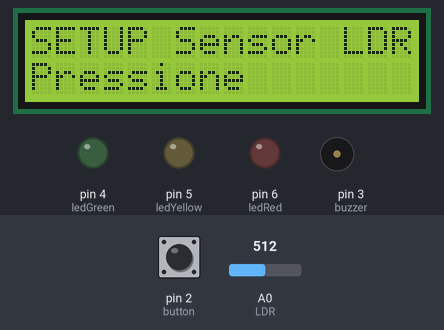
Recording of a sketch running on a simulated Arduino Uno, built with avr-gcc and run on an emulated ATmega328P. Parts: 16×2 character LCD, output pins drawn as LEDs (lit = HIGH), buzzer (waves = sounding). The test bench sets the inputs (shaded band); at power-on: pin 2 (button) HIGH, A0 (LDR) = 512.

Above: at 14.6 s.
14.7 s: pin 2 (button) pulled LOW for 0.4 s
At 15.2 s:
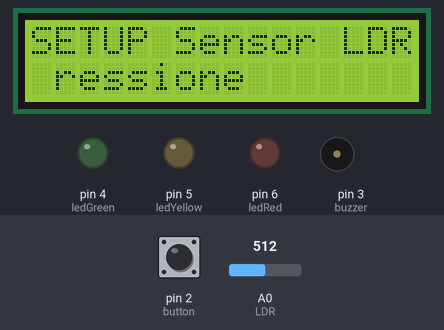
17.5 s: pin 2 (button) pulled LOW for 1 s
At 19.6 s:
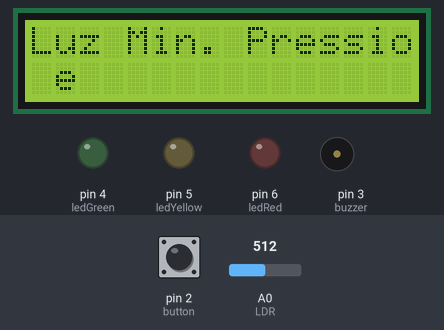
20.0 s: pin 2 (button) pulled LOW for 3.2 s
At 26.7 s:
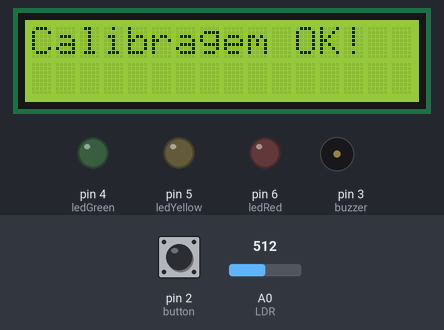
30.2 s: A0 (LDR) set to 716
At 32.4 s:
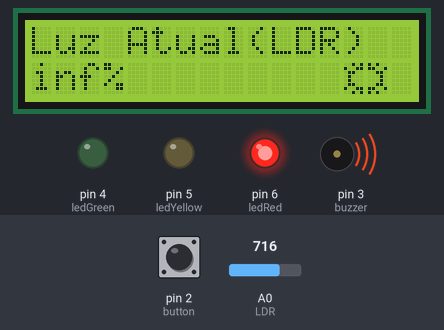
33.2 s: A0 (LDR) set to 511
At 35.8 s:
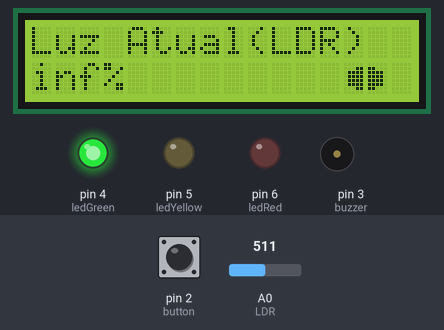
Timing chart, 0 to 37.2 s (numbered marks = the images above; inputs shaded):
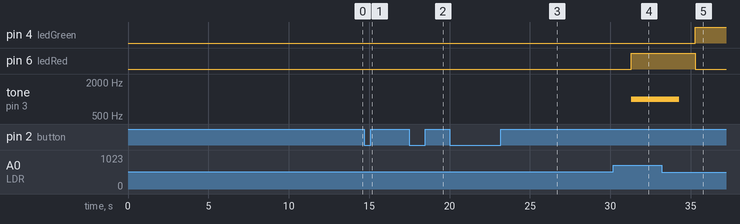

Measured:
- after the input at 14.7 s, the display: changes after 0.40 s (image 1)
- after the input at 17.5 s, the display: first differs from a run without the input after 2.1 s (image 2)
- after the input at 20.0 s, the display: first differs from a run without the input after 4.2 s (image 3 shows a later state)
- after the input at 30.2 s, the display: changes after 1.1 s (image 4)
- after the input at 33.2 s, pin 4 (ledGreen): LOW → HIGH after 2.1 s; pin 6 (ledRed): HIGH → LOW after 2.1 s; tone on pin 3 (buzzer): goes on until 34.3 s, then stays silent; the display: changes after 2.1 s (image 5)

The sketch:

vinheria_agnello.ino
```cpp
#include <LiquidCrystal.h>
#include <string.h>

LiquidCrystal lcd(12,11,10,9,8,7); //Declara os pinos usados no header LiquidCrystal

//DECLARAÇÃO DOS PINOS COMO VÁRIAVEIS
/*Uso de const short tipo - Como são váriaveis que não vão mudar seu valor
se usa constantes, também, como são números pequenos, se usa short para economizar memória*/
const short int LDR = A0;
const short int ledRed = 6;
const short int ledYellow = 5;
const short int ledGreen = 4;
const short int buzzer = 3;
const short int button = 2;
int luzMinima = 1023,luzMaxima = 0;
const int precisao = 100; // milisegundos
float velocidade = 15;

byte customChars[][8]={{
  B00000,
  B00000,
  B00000,
  B00000,
  B00000,
  B00000,
  B00000,
  B00000
},{
  B10000,
  B10000,
  B10000,
  B10000,
  B10000,
  B10000,
  B10000,
  B10000
},{//sol 1 #2
  B00000,
  B00011,
  B01111,
  B01111,
  B01111,
  B01111,
  B00011,
  B00000
},{//sol 1 #3
  B00000,
  B11000,
  B11110,
  B11110,
  B11110,
  B11110,
  B11000,
  B00000
},{//sol 2 #4
  B00000,
  B00011,
  B01100,
  B01000,
  B01000,
  B01100,
  B00011,
  B00000
},{//sol 2 #5
  B00000,
  B11000,
  B00110,
  B00010,
  B00010,
  B00110,
  B11000,
  B00000
},{//sol 3 #6
  B00101,
  B10011,
  B01100,
  B01000,
  B01000,
  B01100,
  B10011,
  B00101
},{//sol3 #7
  B10100,
  B11001,
  B00110,
  B00010,
  B00010,
  B00110,
  B11001,
  B10100
}};


void setup() {
  //Setup dos Pinos
  pinMode(LDR, INPUT);
  pinMode(ledRed, OUTPUT);
  pinMode(ledYellow, OUTPUT);
  pinMode(ledGreen, OUTPUT);
  pinMode(buzzer, OUTPUT);
  pinMode(button, INPUT_PULLUP);
  lcd.begin(16,2);


  //Animação de entrada
  char logo[] = "----Stratfy-----------------------";
  animacaoPrint(logo,200);
  delay(3000);
  transicao();

  //Chama a função que faz o setup do LDR
  setupLDR();
  delay(3000);

}

void loop() {
  float leituraLDR, somaMedia = 0, leituraLDRporCem;

  //Faz a média das leituras do LDR
  for(int i = 0; i < 10; i++){
    somaMedia += analogRead(LDR);
    delay(precisao);
  }
  leituraLDR = somaMedia/10;

  //Transforma a média em porcentagem
  leituraLDRporCem = mapParseFloat(leituraLDR,luzMinima,luzMaxima,0,100);


  //Display da porcentagem de luz
  lcd.clear();
  lcd.print("Luz Atual(LDR)");
  lcd.setCursor(0,1);
  lcd.print(leituraLDRporCem,2);
  lcd.print('%');


   if (leituraLDRporCem <= 40) {
    // Luz adequada: LED verde aceso
    lcd.createChar(4,customChars[2]);
    lcd.setCursor(13,1);
    lcd.write(byte(4));
    lcd.createChar(5,customChars[3]);
    lcd.setCursor(14,1);
    lcd.write(byte(5));
    digitalWrite(ledGreen, HIGH);
    digitalWrite(ledYellow, LOW);
    digitalWrite(ledRed, LOW);
    noTone(buzzer); // Buzzer desligado
  } else if (leituraLDRporCem <= 70) {
    // Luz em nível de alerta: LED amarelo aceso
    lcd.createChar(4,customChars[4]);
    lcd.setCursor(13,1);
    lcd.write(byte(4));
    lcd.createChar(5,customChars[5]);
    lcd.setCursor(14,1);
    lcd.write(byte(5));
    digitalWrite(ledGreen, LOW);
    digitalWrite(ledYellow, HIGH);
    digitalWrite(ledRed, LOW);
    noTone(buzzer); // Buzzer desligado
  } else {
    // Luz excessiva: LED vermelho aceso + buzzer por 3s
    lcd.createChar(4,customChars[6]);
    lcd.setCursor(13,1);
    lcd.write(byte(4));
    lcd.createChar(5,customChars[7]);
    lcd.setCursor(14,1);
    lcd.write(byte(5));
    digitalWrite(ledGreen, LOW);
    digitalWrite(ledYellow, LOW);
    digitalWrite(ledRed, HIGH);
    tone(buzzer, 1000); // Buzzer toca em 1kHz
    delay(3000);        // Dura 3 segundos
    noTone(buzzer);     // Desliga o buzzer após o tempo
  }

}


//Funções

//Função Map só que com números de ponto flutuante
float mapParseFloat(float var,float inMin, float inMax, float outMin, float outMax){
  return(var-inMin)*(outMax-outMin)/(inMax-inMin)+outMin;
}

/*Função que faz a calibragem, retorna o a média de 10 leituras do LDR, feita para evitar a repetição
desse bloco de código na função setup*/
int calibragem(){
    int luz;
    do{
    int somaMedia = 0;
    for(int i = 0; i < 10; i++){
      somaMedia += analogRead(LDR);
      delay(precisao);
      }
    luz = somaMedia/10;
  }while(digitalRead(button) == LOW);
  return luz;
}


//Função com a parte visual e setup dos valores minimos e máximos do LDR
void setupLDR() {
  lcd.clear();
  lcd.setCursor(0, 0);
  char mensagem[] = "SETUP Sensor LDR";
  animacaoPrint(mensagem, 150);
  lcd.setCursor(0,1);
  lcd.print("Pressione");


  while(digitalRead(button) == HIGH);
  delay(100);
  while(digitalRead(button) == LOW);


  // Etapa: instrução para luz mínima
  transicao();
  char mensagem2[] = "Luz Min. Pressione";
  animacaoPrint(mensagem2, 100);

  // Espera o botão ser pressionado
  while (digitalRead(button) == HIGH);
  delay(100); // debounce
  while (digitalRead(button) == LOW);  // espera soltar

  luzMinima = calibragem();

  // Etapa: instrução para luz máxima
  transicao();
  char mensagem3[] = "Luz Max. Pressione";
  animacaoPrint(mensagem3, 100);

  while (digitalRead(button) == HIGH);
  delay(100); // debounce
  while (digitalRead(button) == LOW);  // espera soltar

  luzMaxima = calibragem();

  transicao();
  lcd.clear();
  lcd.print("Calibragem OK!");
  delay(1500);
}


//Função que imprime as mensagens de forma mais bonita, imprime letra a letra e quebra linha
//parâmetros formais: mensagem e tempo em milisegundos do delay entre as letras
void animacaoPrint(char mensagem[],int tempo){
  lcd.clear();
  for(int i = 0; i< strlen(mensagem);i++){
    lcd.print(mensagem[i]);
    delay(tempo);
    if(i>14)lcd.setCursor(i-15,1);
  }
}

/*Função que cria a barra e faz a animação dela em um espaço usando operadores
bit a bit, ou seja portabilizada e com o menor uso de memória*/

void barra(int cursor){
  lcd.write(byte(0));
  delay(velocidade);
  for(int i = 0; i<5; i++){
    lcd.createChar(1,customChars[1]);
    lcd.setCursor(cursor,0);
    lcd.write(byte(1));
    lcd.setCursor(cursor,1);
    lcd.write(byte(1));
    for(int j = 0; j<8; j++)customChars[1][j] = customChars[1][j] >> 1;
    delay(velocidade);
  }
  for(int j = 0; j<8; j++)customChars[1][j] = B10000;
}

/*função que junta e justifica a animação de transição de abas, repete a
função barra por toda a tela*/
void transicao(void){
   for(int i = 0; i<16; i++){
    lcd.setCursor(i-1,0);
    lcd.write(byte(0));
    lcd.setCursor(i-1,1);
    lcd.write(byte(0));
    barra(i);
  }
  lcd.clear();
}
```
